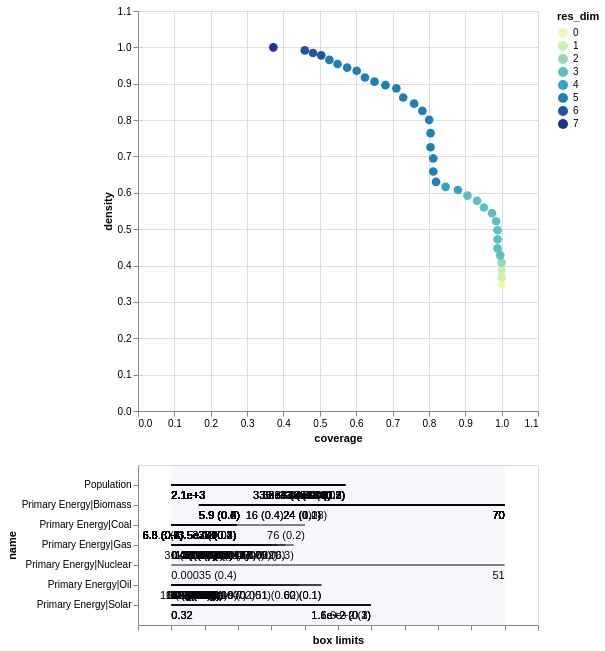

The cell this chart's notebook holds for it:
### Code cell
box1.inspect_tradeoff()

### Figure 1 — Vega-Lite specification as saved in the notebook (floating-point values rounded to 4 significant figures; data arrays with more than 128 entries replaced by an {"elided": "..."} marker saying what was removed)
{"config": {"view": {"continuousWidth": 300, "continuousHeight": 300}}, "vconcat": [{"data": {"name": "data-645133c384754b701a0dc15820d74fdb"}, "mark": {"type": "circle", "size": 75}, "encoding": {"color": {"field": "res_dim", "scale": {"range": ["#eff9b6", "#d0edb3", "#97d6b9", "#5dc0c0", "#31a5c2", "#1f80b8", "#2354a3", "#21318d"]}, "type": "ordinal"}, "opacity": {"condition": {"param": "param_6", "value": 1}, "value": 0.4}, "tooltip": [{"field": "id", "type": "quantitative"}, {"field": "coverage", "format": ".2", "type": "quantitative"}, {"field": "density", "format": ".2", "type": "quantitative"}, {"field": "res_dim", "type": "ordinal"}], "x": {"field": "coverage", "scale": {"domain": [0, 1.1]}, "type": "quantitative"}, "y": {"field": "density", "scale": {"domain": [0, 1.1]}, "type": "quantitative"}}, "height": 400, "name": "view_6", "width": 400}, {"layer": [{"data": {"name": "data-927fb235944b72d79deeb5e3008c3f7a"}, "mark": {"type": "rule"}, "encoding": {"x": {"axis": {"grid": false, "labels": false, "title": "box limits"}, "field": "x_lower", "scale": {"domain": [0, 1], "padding": 0.1}, "type": "quantitative"}, "x2": {"field": "x_upper"}, "y": {"field": "name", "scale": {"padding": 1.0}, "type": "nominal"}}, "transform": [{"calculate": "(datum.x1-datum.minimum)/(datum.maximum-datum.minimum)", "as": "x_lower"}, {"calculate": "(datum.x2-datum.minimum)/(datum.maximum-datum.minimum)", "as": "x_upper"}, {"filter": {"param": "param_6"}}]}, {"data": {"name": "data-927fb235944b72d79deeb5e3008c3f7a"}, "mark": {"type": "text", "align": "left", "baseline": "top", "dy": 5}, "encoding": {"text": {"field": "text", "type": "ordinal"}, "x": {"axis": {"grid": false, "labels": false, "title": "box limits"}, "field": "x_lower", "scale": {"domain": [0, 1], "padding": 0.1}, "type": "quantitative"}, "x2": {"field": "x_upper"}, "y": {"field": "name", "scale": {"padding": 1.0}, "type": "nominal"}}, "transform": [{"calculate": "(datum.x1-datum.minimum)/(datum.maximum-datum.minimum)", "as": "x_lower"}, {"calculate": "(datum.x2-datum.minimum)/(datum.maximum-datum.minimum)", "as": "x_upper"}, {"filter": {"param": "param_6"}}, {"calculate": "datum.qp_lower>0?format(datum.x1, \".2\")+\" (\"+format(datum.qp_lower, \".1~g\")+\")\" :format(datum.x1, \".2\")", "as": "text"}]}, {"data": {"name": "data-927fb235944b72d79deeb5e3008c3f7a"}, "mark": {"type": "text", "align": "right", "baseline": "top", "dy": 5}, "encoding": {"text": {"field": "text", "type": "ordinal"}, "x": {"field": "x_upper", "type": "quantitative"}, "x2": {"field": "x_upper"}, "y": {"field": "name", "scale": {"padding": 1.0}, "type": "nominal"}}, "transform": [{"calculate": "(datum.x1-datum.minimum)/(datum.maximum-datum.minimum)", "as": "x_lower"}, {"calculate": "(datum.x2-datum.minimum)/(datum.maximum-datum.minimum)", "as": "x_upper"}, {"filter": {"param": "param_6"}}, {"calculate": "datum.qp_upper>0?format(datum.x2, \".2\")+\" (\"+format(datum.qp_upper, \".1\")+\")\" :format(datum.x2, \".2\")", "as": "text"}]}, {"data": {"name": "data-97aefd6d737ded565dc732e63f74ecc6"}, "mark": {"type": "rect", "opacity": 0.05}, "encoding": {"x": {"field": "start", "type": "quantitative"}, "x2": {"field": "end"}}}, {"data": {"name": "data-4f53cda18c2baa0c0354bb5f9a3ecbe5"}, "mark": {"type": "point"}, "encoding": {"x": {"field": "x", "type": "quantitative"}, "y": {"field": "name", "type": "nominal"}}, "transform": [{"filter": {"param": "param_6"}}]}, {"data": {"name": "data-4f53cda18c2baa0c0354bb5f9a3ecbe5"}, "mark": {"type": "text", "align": "center", "baseline": "top", "dy": 5}, "encoding": {"text": {"field": "item", "type": "nominal"}, "x": {"field": "x", "type": "quantitative"}, "y": {"field": "name", "type": "nominal"}}, "transform": [{"filter": {"param": "param_6"}}]}], "width": 400}], "params": [{"name": "param_6", "select": {"type": "point", "fields": ["id"]}, "views": ["view_6"]}], "$schema": "https://vega.github.io/schema/vega-lite/v5.20.1.json", "datasets": {"data-645133c384754b701a0dc15820d74fdb": [{"coverage": 1.0, "density": 0.3486, "id": 0, "k": 266, "mass": 1.0, "mean": 0.3486, "n": 763, "res_dim": 0}, {"coverage": 1.0, "density": 0.3674, "id": 1, "k": 266, "mass": 0.9489, "mean": 0.3674, "n": 724, "res_dim": 1}, {"coverage": 1.0, "density": 0.3872, "id": 2, "k": 266, "mass": 0.9004, "mean": 0.3872, "n": 687, "res_dim": 1}, {"coverage": 1.0, "density": 0.408, "id": 3, "k": 266, "mass": 0.8545, "mean": 0.408, "n": 652, "res_dim": 2}, {"coverage": 0.9962, "density": 0.4281, "id": 4, "k": 265, "mass": 0.8113, "mean": 0.4281, "n": 619, "res_dim": 3}, {"coverage": 0.9887, "density": 0.4473, "id": 5, "k": 263, "mass": 0.7706, "mean": 0.4473, "n": 588, "res_dim": 3}, {"coverage": 0.9887, "density": 0.4722, "id": 6, "k": 263, "mass": 0.73, "mean": 0.4722, "n": 557, "res_dim": 3}, {"coverage": 0.9887, "density": 0.4972, "id": 7, "k": 263, "mass": 0.6933, "mean": 0.4972, "n": 529, "res_dim": 3}, {"coverage": 0.985, "density": 0.5219, "id": 8, "k": 262, "mass": 0.6579, "mean": 0.5219, "n": 502, "res_dim": 3}, {"coverage": 0.9737, "density": 0.5441, "id": 9, "k": 259, "mass": 0.6239, "mean": 0.5441, "n": 476, "res_dim": 3}, {"coverage": 0.9511, "density": 0.5597, "id": 10, "k": 253, "mass": 0.5924, "mean": 0.5597, "n": 452, "res_dim": 3}, {"coverage": 0.9323, "density": 0.5781, "id": 11, "k": 248, "mass": 0.5623, "mean": 0.5781, "n": 429, "res_dim": 3}, {"coverage": 0.906, "density": 0.5921, "id": 12, "k": 241, "mass": 0.5334, "mean": 0.5921, "n": 407, "res_dim": 3}, {"coverage": 0.8797, "density": 0.6078, "id": 13, "k": 234, "mass": 0.5046, "mean": 0.6078, "n": 385, "res_dim": 4}, {"coverage": 0.8459, "density": 0.6164, "id": 14, "k": 225, "mass": 0.4784, "mean": 0.6164, "n": 365, "res_dim": 4}, {"coverage": 0.8195, "density": 0.6301, "id": 15, "k": 218, "mass": 0.4535, "mean": 0.6301, "n": 346, "res_dim": 5}, {"coverage": 0.812, "density": 0.6585, "id": 16, "k": 216, "mass": 0.4299, "mean": 0.6585, "n": 328, "res_dim": 5}, {"coverage": 0.812, "density": 0.6945, "id": 17, "k": 216, "mass": 0.4076, "mean": 0.6945, "n": 311, "res_dim": 5}, {"coverage": 0.8045, "density": 0.7254, "id": 18, "k": 214, "mass": 0.3866, "mean": 0.7254, "n": 295, "res_dim": 5}, {"coverage": 0.8045, "density": 0.7643, "id": 19, "k": 214, "mass": 0.367, "mean": 0.7643, "n": 280, "res_dim": 5}, {"coverage": 0.8008, "density": 0.8008, "id": 20, "k": 213, "mass": 0.3486, "mean": 0.8008, "n": 266, "res_dim": 5}, {"coverage": 0.782, "density": 0.8254, "id": 21, "k": 208, "mass": 0.3303, "mean": 0.8254, "n": 252, "res_dim": 5}, {"coverage": 0.7594, "density": 0.8452, "id": 22, "k": 202, "mass": 0.3132, "mean": 0.8452, "n": 239, "res_dim": 5}, {"coverage": 0.7293, "density": 0.8622, "id": 23, "k": 194, "mass": 0.2949, "mean": 0.8622, "n": 225, "res_dim": 5}, {"coverage": 0.7105, "density": 0.8873, "id": 24, "k": 189, "mass": 0.2792, "mean": 0.8873, "n": 213, "res_dim": 5}, {"coverage": 0.6805, "density": 0.896, "id": 25, "k": 181, "mass": 0.2647, "mean": 0.896, "n": 202, "res_dim": 5}, {"coverage": 0.6504, "density": 0.9058, "id": 26, "k": 173, "mass": 0.2503, "mean": 0.9058, "n": 191, "res_dim": 5}, {"coverage": 0.6241, "density": 0.9171, "id": 27, "k": 166, "mass": 0.2372, "mean": 0.9171, "n": 181, "res_dim": 5}, {"coverage": 0.6015, "density": 0.9357, "id": 28, "k": 160, "mass": 0.2241, "mean": 0.9357, "n": 171, "res_dim": 5}, {"coverage": 0.5752, "density": 0.9444, "id": 29, "k": 153, "mass": 0.2123, "mean": 0.9444, "n": 162, "res_dim": 5}, {"coverage": 0.5489, "density": 0.9542, "id": 30, "k": 146, "mass": 0.2005, "mean": 0.9542, "n": 153, "res_dim": 5}, {"coverage": 0.5263, "density": 0.9655, "id": 31, "k": 140, "mass": 0.19, "mean": 0.9655, "n": 145, "res_dim": 5}, {"coverage": 0.5038, "density": 0.9781, "id": 32, "k": 134, "mass": 0.1796, "mean": 0.9781, "n": 137, "res_dim": 6}, {"coverage": 0.4812, "density": 0.9846, "id": 33, "k": 128, "mass": 0.1704, "mean": 0.9846, "n": 130, "res_dim": 6}, {"coverage": 0.4586, "density": 0.9919, "id": 34, "k": 122, "mass": 0.1612, "mean": 0.9919, "n": 123, "res_dim": 6}, {"coverage": 0.3722, "density": 1.0, "id": 35, "k": 99, "mass": 0.1298, "mean": 1.0, "n": 99, "res_dim": 7}], "data-927fb235944b72d79deeb5e3008c3f7a": {"elided": "149 records"}, "data-97aefd6d737ded565dc732e63f74ecc6": [{"start": 0, "end": 1}], "data-4f53cda18c2baa0c0354bb5f9a3ecbe5": []}}
